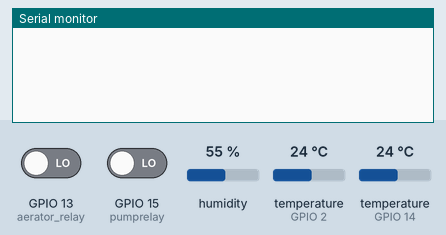
A sketch run on a simulated ESP8266 (NodeMCU). Parts: the last lines printed to the serial monitor. The test bench sets the inputs (shaded band); at power-on: humidity 55 %, temperature (sensors on GPIO 2, GPIO 14) 24 °C, GPIO 13 (aerator_relay) LOW, GPIO 15 (pumprelay) LOW. WiFi joins after 1.5 s; servers stay silent unless stated; the local clock reads 2024-03-15 10:24:30 at power-on unless the sketch sets it.

Above: at 3.0 s.
3.1 s: humidity set to 22 %
At 4.0 s:
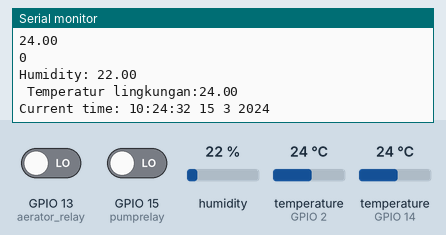
5.0 s: temperature (sensor on GPIO 2) set to 12 °C
At 6.3 s:
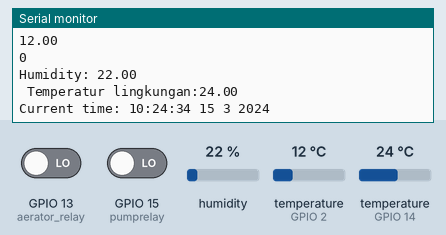
6.5 s: GPIO 13 (aerator_relay) driven HIGH
8.0 s: temperature (sensor on GPIO 14) set to 12 °C
At 9.0 s:
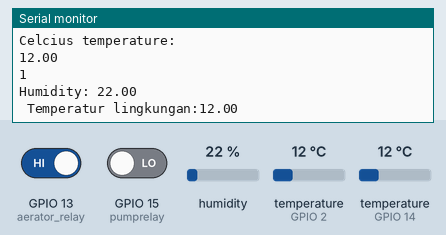
9.5 s: temperature (sensor on GPIO 2) set to 19 °C
At 10.4 s:
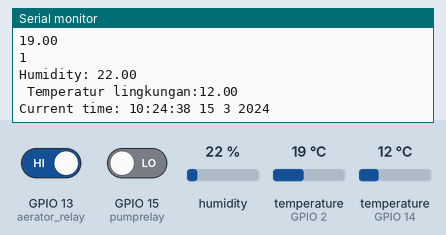
11.0 s: humidity set to 40 %
At 12.4 s:
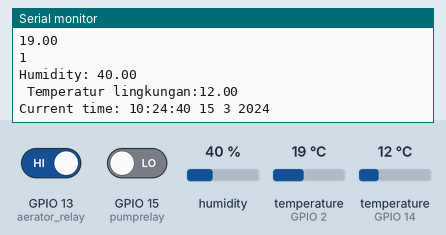
Timing chart, 0 to 13.5 s (numbered marks = the images above; inputs shaded):
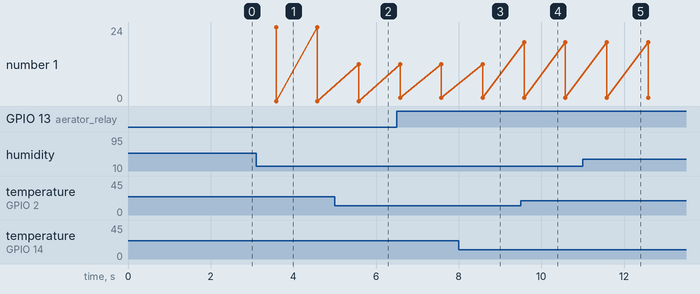

Measured:
- after the input at 3.1 s, the serial monitor: prints a new line after 0.51 s (image 1)
- after the input at 5.0 s, the serial monitor: prints a new line after 0.58 s (image 2)
- after the input at 8.0 s, the serial monitor: prints a new line after 0.61 s (image 3)
- after the input at 9.5 s, the serial monitor: prints a new line after 0.08 s (image 4)
- after the input at 11.0 s, the serial monitor: prints a new line after 0.61 s (image 5)
- plotted number 1: 0 → 1 after the input at 6.5 s

The sketch:

Sistem-NFT.ino
```cpp
#include <FS.h>
#include <EEPROM.h>
#include <ESP8266WiFi.h>
#define BLYNK_PRINT Serial
#include <BlynkSimpleEsp8266.h>
#include <WiFiManager.h>
#include <DNSServer.h>
#include <ESP8266WebServer.h>

// RTC tanpa module
#include <TimeLib.h>
#include <WidgetRTC.h>
//sensor ds18b20
#include <DallasTemperature.h>
#include <OneWire.h>
#define sensords18b20 2 //D4
//sensor dht11
#include <dht11.h>
#define sensordht11 14 //D5
//relay
#define pumprelay 15 //D8 untuk pompa mist
#define aerator_relay 13 //D7
#define pinrelay3 12 //D6

//deklarasi variabel
//sensor ds18b20
OneWire oneWire(sensords18b20);
DallasTemperature sensor(&oneWire);
float temperatur_cairan;
//sensor dht11
float humidity, temperatur_lingkungan;
dht11 DHT11;
//RTC
BlynkTimer timer;
WidgetRTC rtc;
unsigned long startMillis;
unsigned long currentMillis;
const unsigned long period = 1000;


//wifi
char auth[] = "nOzbn3Y2a-JLkR6wc4XoqocjAMgiLJtB";
char ssid[] = "Fuh";
char pass[] = "kvev1889";

//char blynk_token [34] ="nOzbn3Y2a-JLkR6wc4XoqocjAMgiLJtB";

bool shouldSaveConfig = false;

//relay
void pumprelayON(){
  digitalWrite(pumprelay, LOW);
  //Blynk.virtualWrite(V5, 255);
}
void pumprelayOFF(){
  digitalWrite(pumprelay, HIGH);
  //Blynk.virtualWrite(V5, 0);
}

void aerator_relayON(){
  digitalWrite(aerator_relay, LOW);
}
void aerator_relayOFF(){
  digitalWrite(aerator_relay, HIGH);
}

//sensor ds18b20
void send_ds18b20(){
  sensor.requestTemperatures();
  temperatur_cairan =sensor.getTempCByIndex(00);
  Serial.println("Celcius temperature:");
  Serial.println(temperatur_cairan);
  Blynk.virtualWrite(V1, temperatur_cairan);
  if(digitalRead(aerator_relay)==1){
    if (hour()>= 11 && hour()<=14){
      if (temperatur_cairan > 25){
        aerator_relayON();
      }
      else if (temperatur_cairan <= 25){
        aerator_relayOFF();
      }
    }
  }
  Serial.println(digitalRead(aerator_relay));
}
//sensor dht11
void send_dht11(){
  int chk = DHT11.read(sensordht11);
  humidity = DHT11.humidity;
  temperatur_lingkungan = DHT11.temperature;
  Serial.print("Humidity: ");
  Serial.println(humidity);
  Serial.print(" Temperatur lingkungan:" );
  Serial.println(temperatur_lingkungan);
  Blynk.virtualWrite(V2, temperatur_lingkungan);
  Blynk.virtualWrite(V3, humidity);
  if(digitalRead(pumprelay) == 1){
    if(minute()>= 0 && minute()<= 10){
      if (humidity < 60){
        pumprelayON();
        delay (1000);
        pumprelayOFF();
      }
      else if (humidity >= 60){
        pumprelayOFF();
      }
    }
    else if( minute()>=30 && minute()<=40){
     if (humidity < 60){
        pumprelayON();
        delay (1000);
        pumprelayOFF();
      }
      else if (humidity >= 60){
        pumprelayOFF();
     }
    }
  Serial.println(digitalRead(pumprelay));
}
}


// RTC
BLYNK_CONNECTED()
{
  rtc.begin();
  }
void sendRTC(){
  currentMillis = millis();
  if(currentMillis - startMillis > period)
  {
    String currentTime = String(hour()) + ":" + minute() + ":" + second();
    String currentDate = String(day()) + " " + month() + " " + year();
    Serial.print("Current time: ");
    Serial.print(currentTime);
    Serial.print(" ");
    Serial.print(currentDate);
    Serial.println();

    Blynk.virtualWrite(V7, currentTime);
    Blynk.virtualWrite(V8, currentDate);
    int getSecond = second();
    if (getSecond > 30)
    { digitalWrite(16,HIGH);}
    if (getSecond < 30)
    { digitalWrite(16,LOW); }
    startMillis = millis();
  }
}

void setup (){
  //initialize();
  Serial.begin(9600);
  Blynk.begin(auth, ssid, pass);
  sensor.begin();
  digitalWrite(pumprelay, HIGH);
  digitalWrite(aerator_relay, HIGH);
  //Blynk.begin(blynk_token, WiFi.SSID().c_str(), WiFi.psk().c_str());
  timer.setInterval(1000L, send_ds18b20);
  timer.setInterval(1000L, send_dht11);
  timer.setInterval(1000L, sendRTC);


}
//int lastConnectionAttempt = millis();
//int connectionDelay = 5000; // try to reconnect every 5 seconds
void loop (){
  Blynk.run();
  timer.run();

}
```

config.ino
```cpp
/*
void saveConfigCallback () {
  Serial.println(F("Should save config"));
  shouldSaveConfig = true;
}

void initSPIFFS() {
  //read token from FS
  Serial.println(F("mounting FS..."));
  if (SPIFFS.begin()) {
    Serial.println(F("mounted file system"));
    if (SPIFFS.exists("/token.txt")) {
      //file exists, reading and loading
      Serial.println(F("reading config file"));
      File configFile = SPIFFS.open("/token.txt", "r");
      if (configFile) {
        Serial.print(F("opened config file"));
        while(configFile.available())
        {
          //read line by line from the file
          String line = configFile.readStringUntil('\n');
          strcpy(blynk_token, line.c_str());
          Serial.println(F(" success"));
        }
      } else {
         Serial.println(F("failed to load token"));
      }

      configFile.close();
    }
  }
   else {
    Serial.println(F("failed to mount FS"));
  }
}

void saveToken() {
    Serial.println("saving config");
    File configFile = SPIFFS.open("/token.txt", "w");
    if (!configFile)
    {
      Serial.println("file creation failed");
    } else {
      Serial.println("File Created!");
      configFile.println(blynk_token);
    }
    configFile.close();
}
WiFiManager wifiManager;
void initialize(){
  // put your setup code here, to run once:
  Serial.begin(9600);
  Serial.println();


  //clean FS, for testing
  SPIFFS.format();


  initSPIFFS();

  WiFiManagerParameter custom_blynk_token("blynk", "blynk token", blynk_token, 34);


  wifiManager.setSaveConfigCallback(saveConfigCallback);
  wifiManager.addParameter(&custom_blynk_token);

  if (!wifiManager.autoConnect("wifiOP", "password")) {
    Serial.println("failed to connect and hit timeout");
    delay(3000);
    //reset and try again, or maybe put it to deep sleep
    ESP.reset();
    delay(5000);
  }

  Serial.println("connected...yeey :)");
  //wifiManager.resetSettings();

  strcpy(blynk_token, custom_blynk_token.getValue());

  //save the custom parameters to FS
  if (shouldSaveConfig) {
    saveToken();
  }


}
*/
```
